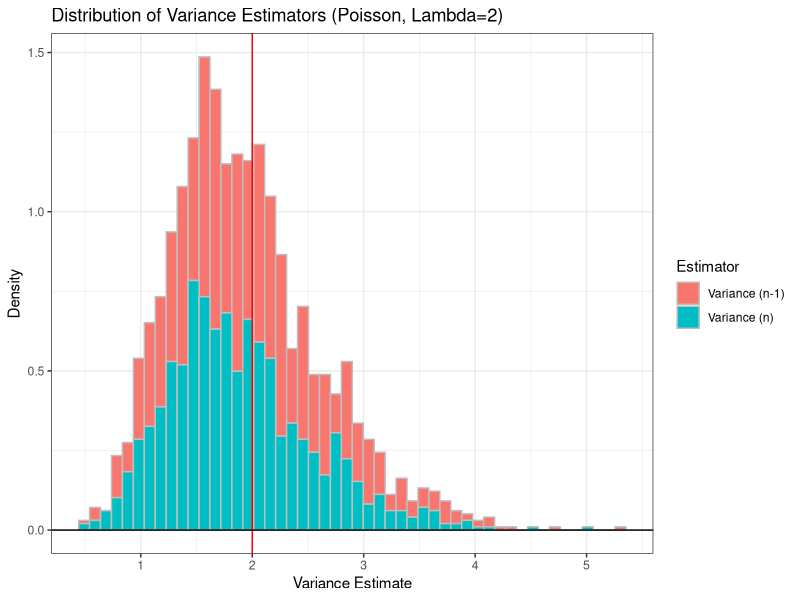

Generate this figure with R:
## ---- chunk 1
#| echo: false

default_chunk_hook  <- knitr::knit_hooks$get("chunk")

latex_font_size <- c("Huge", "huge", "LARGE", "Large", 
                     "large", "normalsize", "small", 
                     "footnotesize", "scriptsize", "tiny")

knitr::knit_hooks$set(chunk = function(x, options) {
  x <- default_chunk_hook(x, options)
  if(options$size %in% latex_font_size) {
    paste0("\n \\", options$size, "\n\n", 
      x, 
      "\n\n \\normalsize"
    )
  } else {
    x
  }
})
## ---- chunk 2
#| label: load-packages
#| include: false
library(tidyverse)
library(patchwork)
library(knitr)
## ---- chunk 3
set.seed(7272)

var.n1 = NA #initialized vector for S_{n-1}^2
var.n = NA #initialized vector for S_{n}^2
n = 20
var.true = 2

for(i in 1:1000){
  x = rpois(n = n, lambda = 2)
  mean.val = sum(x) / n
  sqr.dev = (x-mean.val)^2
  
  var.n1[i] = sum(sqr.dev) / (n-1)
  var.n[i] = sum(sqr.dev) / n
}

# Compare estimators
bias.n1 = mean(var.n1 - var.true)
bias.n = mean(var.n - var.true)

precision.n1 = 1/var(var.n1)
precision.n = 1/var(var.n)

mse.n1 = bias.n1^2 + var(var.n1)
mse.n = bias.n^2 + var(var.n)

# Create numerical table
poisson.comparison = tibble(
  Estimator = c("Variance (n-1)", "Variance (n)"),
  Bias = c(bias.n1, bias.n),
  Precision = c(precision.n1,precision.n),
  MSE = c(mse.n1, mse.n)
)

poisson.comparison |>
  knitr::kable(digits = 2)

# Create Plots
ggdat = tibble(
  value = c(var.n1, var.n),
  estimator = rep(c("Variance (n-1)", "Variance (n)"), each = 1000)
)

ggdat |> ggplot() +
  geom_histogram(aes(x = value,
                     y = after_stat(density), 
                     fill = estimator), 
                     bins = 50, 
                     color = "gray") +
  geom_vline(xintercept = var.true, col = "red") +
  geom_hline(yintercept = 0) +
  theme_bw() +
  labs(x = "Variance Estimate", 
       y = "Density",
       fill = "Estimator") +
  ggtitle("Distribution of Variance Estimators (Poisson, Lambda=2)")
